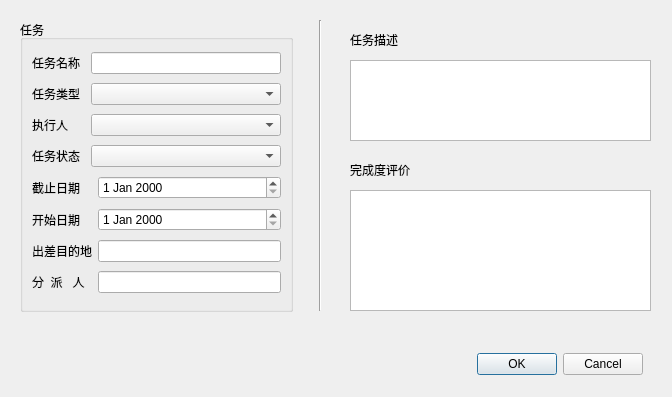
<?xml version="1.0" encoding="UTF-8"?>
<ui version="4.0">
 <class>TaskEditDialog</class>
 <widget class="QDialog" name="TaskEditDialog">
  <property name="geometry">
   <rect>
    <x>0</x>
    <y>0</y>
    <width>672</width>
    <height>397</height>
   </rect>
  </property>
  <property name="windowTitle">
   <string>Dialog</string>
  </property>
  <property name="windowIcon">
   <iconset theme="QIcon::ThemeIcon::DocumentNew"/>
  </property>
  <widget class="QDialogButtonBox" name="buttonBox">
   <property name="geometry">
    <rect>
     <x>450</x>
     <y>350</y>
     <width>193</width>
     <height>28</height>
    </rect>
   </property>
   <property name="orientation">
    <enum>Qt::Orientation::Horizontal</enum>
   </property>
   <property name="standardButtons">
    <set>QDialogButtonBox::StandardButton::Cancel|QDialogButtonBox::StandardButton::Ok</set>
   </property>
  </widget>
  <widget class="QLabel" name="label_9">
   <property name="geometry">
    <rect>
     <x>350</x>
     <y>30</y>
     <width>60</width>
     <height>19</height>
    </rect>
   </property>
   <property name="text">
    <string>任务描述</string>
   </property>
  </widget>
  <widget class="QLabel" name="label_10">
   <property name="geometry">
    <rect>
     <x>350</x>
     <y>160</y>
     <width>75</width>
     <height>19</height>
    </rect>
   </property>
   <property name="text">
    <string>完成度评价</string>
   </property>
  </widget>
  <widget class="QTextEdit" name="descriptionTextEdit">
   <property name="geometry">
    <rect>
     <x>350</x>
     <y>60</y>
     <width>301</width>
     <height>81</height>
    </rect>
   </property>
  </widget>
  <widget class="QTextEdit" name="evaluationTextEdit">
   <property name="geometry">
    <rect>
     <x>350</x>
     <y>190</y>
     <width>301</width>
     <height>121</height>
    </rect>
   </property>
  </widget>
  <widget class="QGroupBox" name="groupBox">
   <property name="geometry">
    <rect>
     <x>20</x>
     <y>20</y>
     <width>273</width>
     <height>292</height>
    </rect>
   </property>
   <property name="title">
    <string>任务</string>
   </property>
   <layout class="QGridLayout" name="gridLayout">
    <item row="0" column="0">
     <widget class="QLabel" name="label">
      <property name="text">
       <string>任务名称</string>
      </property>
     </widget>
    </item>
    <item row="0" column="1" colspan="2">
     <widget class="QLineEdit" name="taskNameLineEdit"/>
    </item>
    <item row="1" column="0">
     <widget class="QLabel" name="label_2">
      <property name="text">
       <string>任务类型</string>
      </property>
     </widget>
    </item>
    <item row="1" column="1" colspan="2">
     <widget class="QComboBox" name="taskTypeComboBox"/>
    </item>
    <item row="2" column="0">
     <widget class="QLabel" name="label_3">
      <property name="text">
       <string>执行人</string>
      </property>
     </widget>
    </item>
    <item row="2" column="1" colspan="2">
     <widget class="QComboBox" name="assigneeComboBox"/>
    </item>
    <item row="3" column="0">
     <widget class="QLabel" name="label_5">
      <property name="text">
       <string>任务状态</string>
      </property>
     </widget>
    </item>
    <item row="3" column="1" colspan="2">
     <widget class="QComboBox" name="statusComboBox"/>
    </item>
    <item row="4" column="0">
     <widget class="QLabel" name="label_6">
      <property name="text">
       <string>截止日期</string>
      </property>
     </widget>
    </item>
    <item row="4" column="2">
     <widget class="QDateEdit" name="dueDateEdit"/>
    </item>
    <item row="5" column="0">
     <widget class="QLabel" name="labelForStartDate">
      <property name="text">
       <string>开始日期</string>
      </property>
     </widget>
    </item>
    <item row="5" column="2">
     <widget class="QDateEdit" name="startDateEdit"/>
    </item>
    <item row="6" column="0" colspan="2">
     <widget class="QLabel" name="labelForDestination">
      <property name="text">
       <string>出差目的地</string>
      </property>
     </widget>
    </item>
    <item row="6" column="2">
     <widget class="QLineEdit" name="destinationLineEdit"/>
    </item>
    <item row="7" column="0">
     <widget class="QLabel" name="label_4">
      <property name="text">
       <string>分  派   人</string>
      </property>
     </widget>
    </item>
    <item row="7" column="2">
     <widget class="QLineEdit" name="assignerLineEdit"/>
    </item>
   </layout>
  </widget>
  <widget class="Line" name="line">
   <property name="geometry">
    <rect>
     <x>310</x>
     <y>20</y>
     <width>20</width>
     <height>291</height>
    </rect>
   </property>
   <property name="orientation">
    <enum>Qt::Orientation::Vertical</enum>
   </property>
  </widget>
 </widget>
 <resources/>
 <connections>
  <connection>
   <sender>buttonBox</sender>
   <signal>accepted()</signal>
   <receiver>TaskEditDialog</receiver>
   <slot>accept()</slot>
   <hints>
    <hint type="sourcelabel">
     <x>248</x>
     <y>254</y>
    </hint>
    <hint type="destinationlabel">
     <x>157</x>
     <y>274</y>
    </hint>
   </hints>
  </connection>
  <connection>
   <sender>buttonBox</sender>
   <signal>rejected()</signal>
   <receiver>TaskEditDialog</receiver>
   <slot>reject()</slot>
   <hints>
    <hint type="sourcelabel">
     <x>316</x>
     <y>260</y>
    </hint>
    <hint type="destinationlabel">
     <x>286</x>
     <y>274</y>
    </hint>
   </hints>
  </connection>
 </connections>
</ui>
